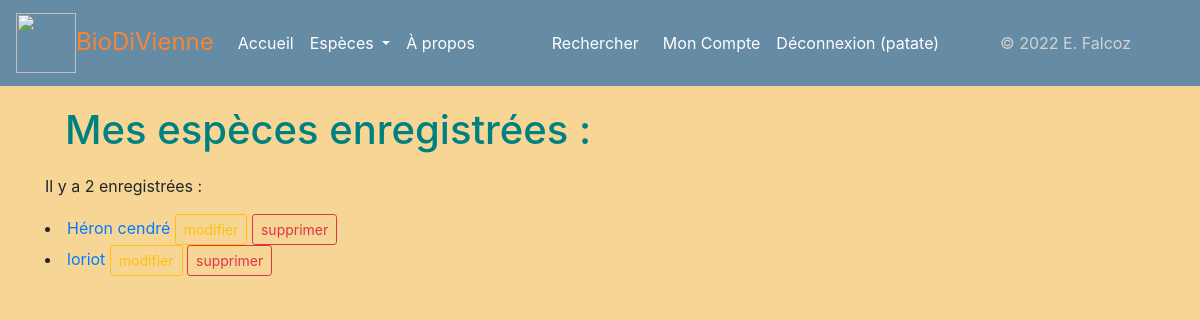
/moncompte (signed in), run on an earlier commit of the app's database.
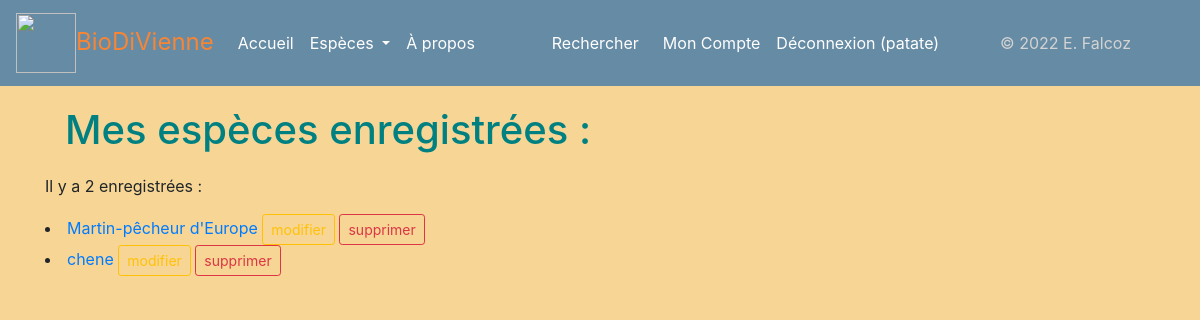
And on a later commit of the database.
### app25OK.py (models this page shows)
class Espece(db.Model):
    espece_id = db.Column(db.Integer, unique=True, nullable=False, primary_key=True, autoincrement=True)
    espece_fichier = db.Column(db.Text, unique=True, nullable=False)
    espece_regne = db.Column(db.Text)
    espece_nom_vernaculaire = db.Column(db.Text, nullable=False)
    espece_nom_latin = db.Column(db.Text, unique=True, nullable=False)
    espece_description = db.Column(db.Text)
    espece_preoccupation = db.Column(db.Text)
    authorships = db.relationship("Authorship", back_populates="espece")

### app25OK.py (the view)
@app.route('/moncompte')
def mon_compte():
    especes_user = db.session.query(Espece)\
        .filter(Espece.espece_id == Authorship.authorship_espece_id)\
        .filter(User.user_id == Authorship.authorship_user_id)\
        .filter(User.user_id == current_user.user_id).all()
    return render_template('pages/moncompte.html', especes=especes_user)

### app25OK.py (called while the page is built)
@login.user_loader
def trouver_utilisateur_via_id(identifiant):
    return User.query.get(int(identifiant))

### templates/pages/moncompte.html (shortened to what this page needs)
{% extends "conteneur3.html" %}
{% block corps %}
<!DOCTYPE html>
<html lang="en">
<head>
</head>
<body>
    {% if action == "suppr" %}
        {% if statut == 0 %}
        <div class="alert alert-warning" role="alert">Erreur suppression. Veuillez réessayer.</div>
        {% else %}
        <div class="alert alert-success" role="alert">L'espèce a bien été supprimée.</div>
        {% endif %}
    {% elif action == "modif" %}
        {% if statut == 0 %}
        <div class="alert alert-warning" role="alert">Erreur modification. Veuillez réessayer.</div>
        {% else %}
        <div class="alert alert-success" role="alert">L'espèce a bien été modifiée.</div>
        {% endif %}
    {% else %}
    <div class="mes_especes">
        <div>
            <h1><span class="initiale">M</span>es espèces enregistrées :</h1>
            </div>
        <div>
        {% if especes|length == 0 %}
        Vous n'avez pas encore enregistré d'espèce.
        {% elif especes|length == 1 %}
        <p>Il y a une espèce enregistrée :</p>
        {% else %}
        <p>Il y a {{ especes|length }} enregistrées :</p>
        {% endif %}
        {% for espece in especes %}
                        <li><a href="{{url_for('espece', espece_id=espece.espece_id)}}">{{espece.espece_nom_vernaculaire}}</a>
                            <a type="button" class="btn btn-outline-warning btn-sm" href="{{url_for('espece_modif', espece_id=espece.espece_id)}}">modifier</a>
                            <a type="button" class="btn btn-outline-danger btn-sm" href="{{url_for('espece_supp', espece_id=espece.espece_id)}}">supprimer</a>
                        </li>
        {% endfor %}
            </div>
    </div>
    {% endif %}
{% endblock %}

What changed in the data, as far as the page shows it:
removed Espece: espece_nom_vernaculaire "loriot"
changed Espece: espece_nom_vernaculaire "Héron cendré" → "Martin-pêcheur d'Europe"
added Espece: espece_nom_vernaculaire "chene"
